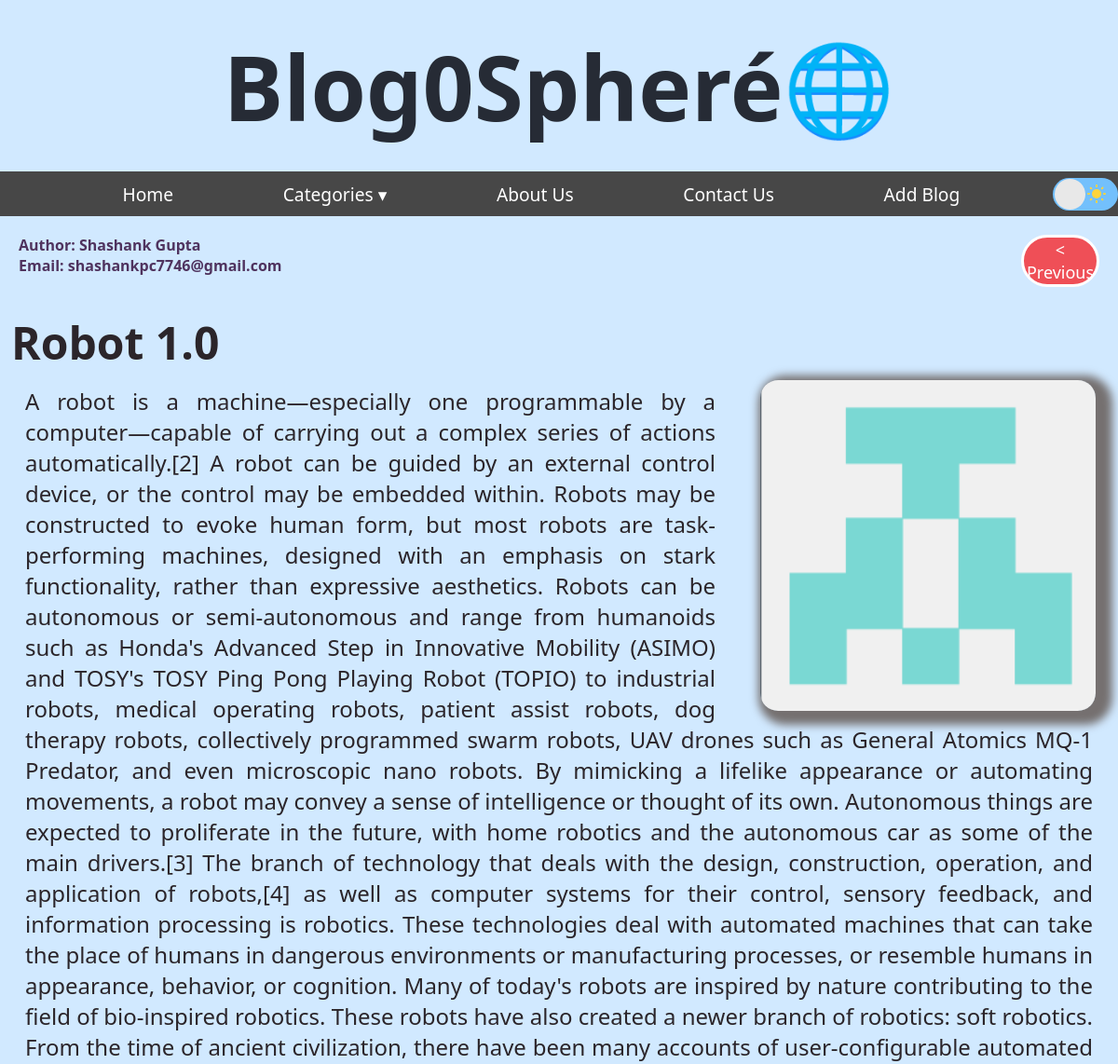
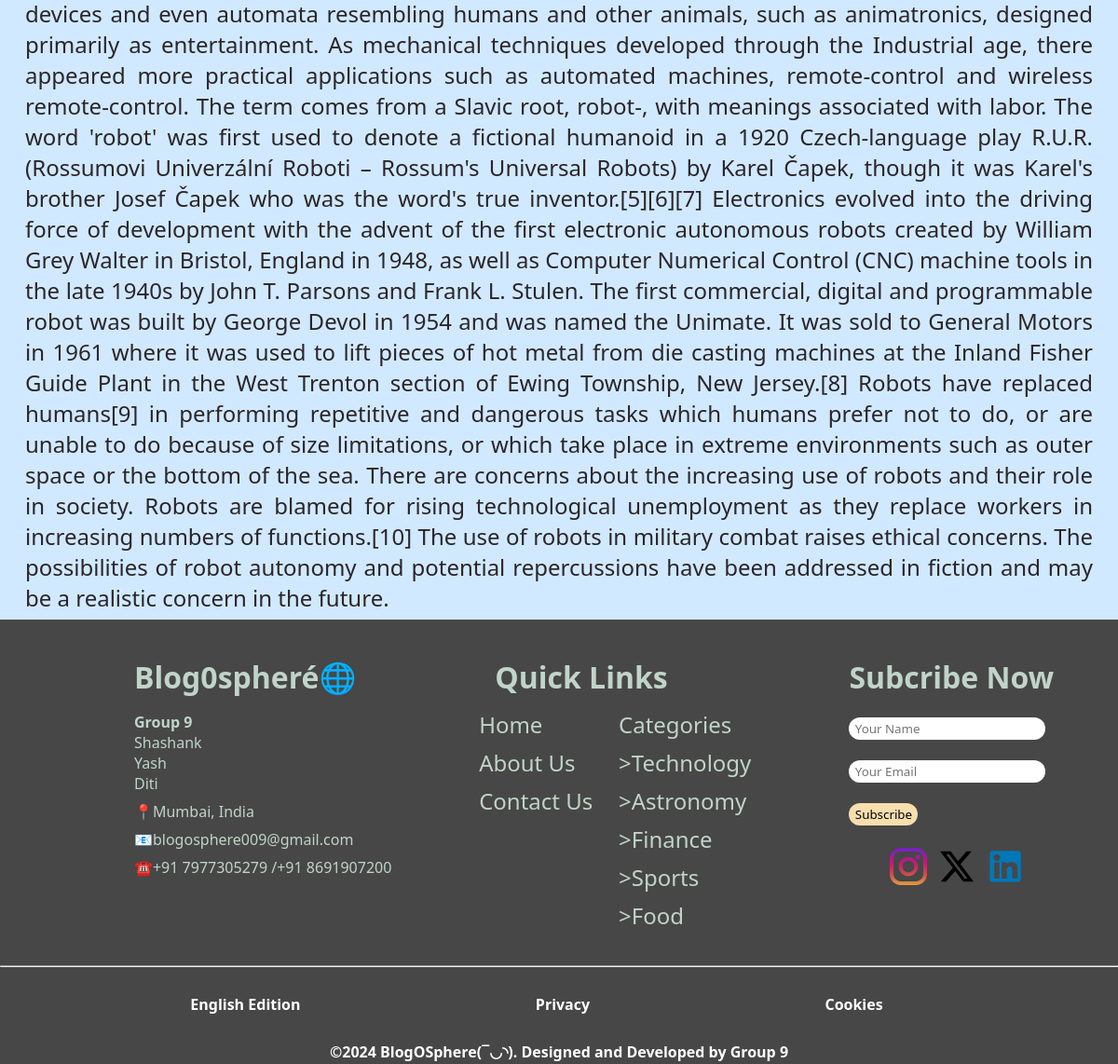
Screenshot of /blogs/shashankpc7746@gmail.com/1 with the database file from the repository (2 pictures, top to bottom).
### run.py (models this page shows)
class Blogosphere_blogs(db.Model):
    __tablename__ = 'blogosphere_blogs'
    id = db.Column(db.Integer, primary_key=True, autoincrement=True)
    name = db.Column(db.String(100),nullable=False)
    email = db.Column(db.String(100),nullable=False)
    title = db.Column(db.String(100), nullable=False)
    content = db.Column(db.String(10000), nullable=False)
    date = db.Column(db.DateTime, nullable=False, default=datetime.utcnow)

### run.py (the view)
@app.route('/blogs/<email>/<int:blog_id>', methods=['GET'])
def full_blog(email, blog_id):
    blog = Blogosphere_blogs.query.filter_by(email=email, id=blog_id).first()
    if blog:
        return render_template('full_blog.html', blog=blog)
    else:
        flash('Blog not found!', 'error')
        return redirect('/home')

### run.py (called while the page is built)
@app.context_processor
def global_flash_message():
  messages = get_flashed_messages(with_categories=True)
  return dict(messages=messages)

### templates/full_blog.html
{% extends 'layout.html' %} {% block body %}
<link
  rel="stylesheet"
  href="{{ url_for('static', filename='full_blog.css') }}"
/>
<div class="blog">
  <div class="button_goback">
    <div class="details">
      <h2>
        Author: {{ blog.name }}<br />
        Email: {{ blog.email }}
      </h2>
    </div>
    <a href="{{ url_for('blog') }}" class="button"> < Previous</a>
  </div>
  <img
    class="full_blog_image"
    src="{{ url_for('static', filename='upload_images/image_blogid_' + blog.id|string + '.jpg') }}"
    alt="Blog Image"
  />
  <h2 class="title">{{ blog.title }}</h2>
  <h2 class="full_blog_content">{{ blog.content }}</h2>
</div>
{% endblock %}

### templates/layout.html (shortened to what this page needs)
<!DOCTYPE html>
<html lang="en">
  <head>
    <link rel="stylesheet" href="{{url_for('static',filename='style.css')}}" />
    <link
      rel="stylesheet"
      href="https://cdnjs.cloudflare.com/ajax/libs/font-awesome/6.5.2/css/all.min.css"
    />
    <link
      rel="stylesheet"
      href="https://cdn.jsdelivr.net/npm/swiper@8.4.7/swiper-bundle.min.css"
    />
  </head>
  <body>
    <header>
      <div class="head">
        <h1><span class="head-part1">Blog0</span><span class="head-part2">Spheré</span><span
            class="head-part3">🌐</span></h1>
      </div>
      <div class="nav">
        <div id="nav_content">
          <ul>
            <li><a href="{{ url_for('home') }}">Home</a></li>
            <li>
              <a href="#">Categories ▾</a>
            </li>
            <li><a href="{{ url_for('about_us') }}">About Us</a></li>
            <li><a href="{{ url_for('contact_us') }}">Contact Us</a></li>
            <li><a href="{{ url_for('content') }}">Add Blog</a></li>
          </ul>
        </div>
        <div id="nav_toggle">
          <label class="switch">
            <span class="sun"
              >
            </span>
            <span class="slider"></span>
          </label>
        </div>
      </div>
    </header>
    {% block body %} {% endblock %}
    <footer>
      <div class="mainfooter">
        <div class="foot1">
          <div class="contact">
            <h2>Blog0spheré🌐</h2>
            <p><b>Group 9</b><br />Shashank<br />Yash<br />Diti</p>
            <p>📍Mumbai, India</p>
            <p>
              <a href="mailto:blogosphere009@gmail.com">
                📧blogosphere009@gmail.com
                </a>
            </p>
            <p>☎️+91 7977305279 /+91 8691907200</p>
          </div>
          <div class="quick-links">
            <div class="QL">
              <h2>Quick Links</h2>
            </div>
            <div class="elements">
              <div id="ele1">
                <li><a href="{{ url_for('home') }}">Home</a></li>
                <li><a href="{{ url_for('about_us') }}">About Us</a></li>
                <li><a href="{{ url_for('contact_us') }}">Contact Us</a></li>
              </div>
              <div id="ele2">
                <li>
                     Categories
                    <li><a href="{{url_for('technology')}}">>Technology</a></li>
                    <li><a href="{{url_for('astronomy')}}">>Astronomy</a></li>
                    <li><a href="{{url_for('finance')}}">>Finance</a></li>
                    <li><a href="{{url_for('sports')}}">>Sports</a></li>
                    <li><a href="{{url_for('foods')}}">>Food</a></li>
                </li>
              </div>
            </div>
          </div>
          <div class="newsletter">
            <form action="/subscribe" method="POST" id="form_nw">
              <h2 id="radius_nw">Subcribe Now</h2>
              <br />
              <input
                id="radius_nw"
                type="text"
                placeholder="Your Name"
                name = "name"
                required/>
                <br /><br />
              <input
                id="radius_nw"
                type="email"
                placeholder="Your Email"
                name = "email"
                required /><br /><br />
              <button id="radius_nw">Subscribe</button>
            </form>
            <div class="Social">
              <a href="https://www.instagram.com/levaze_digital?utm_source=ig_web_button_share_sheet&igsh=ZDNlZDc0MzIxNw==" target="_blank">
              </a>
              <a href="#" >
                <svg
                  xmlns="http://www.w3.org/2000/svg"
                  viewBox="0 0 512 512"
                  height="40px"
                  width="40px"
                  id="twitter"
                >
                  <path
                    d="M389.2 48h70.6L305.6 224.2 487 464H345L233.7 318.6 106.5 464H35.8L200.7 275.5 26.8 48H172.4L272.9 180.9 389.2 48zM364.4 421.8h39.1L151.1 88h-42L364.4 421.8z"
                  />
                </svg>
              </a>
              <a href="https://www.linkedin.com/company/levaze-digital/" target="_blank">
              </a>
            </div>
          </div>
        </div>
        <hr />
        <div class="policies">
          <div class="part1">
            <h1>English Edition</h1>
            <h1>Privacy</h1>
            <h1>Cookies</h1>
          </div>
          <div class="part2">
            <h1>©2024 BlogOSphere(‾◡◝). Designed and Developed by Group 9</h1>
          </div>
        </div>
      </div>
    </footer>
  </body>
</html>

### static/full_blog.css (style rules this page uses)
* { font-family: system-ui; }
.details { color: #f4f4f9; font-family: system-ui; font-size: 1vh; font-weight: 500; }
h2 { color: var(--h1-color); text-justify: inter-word; text-align: justify; }
.title { padding: 7px 12px; font-size: 4vw; }
.full_blog_content { padding: 2px 22px; margin: 5px; font-size: 2vw; border-radius: 5px; font-weight: 500; }
.details h2 { font-weight: 700; font-size: 1rem; color: var(--para-color); }
.full_blog_image { background-color: rgba(0, 0, 0, 0.568); float: right; width: 30%; height: 30%; max-width: 100%; border-radius: 1.2rem; margin-top: 10vh; margin-right: 2vw; margin-left: 4vw; box-shadow: 8px 5px 10px 10px rgb(117, 112, 112); }
.button { text-align: center; background-color: #ff0000a8; color: white; text-decoration: none; border-radius: 50px; transition: background-color 0.3s; height: 7vh; width: 7vw; position: relative; display: flex; justify-content: center; align-items: center; font-size: large; }
.button_goback { display: flex; justify-content: space-between; padding: 20px; }

### rows the page displays
Blogosphere_blogs: name "Shashank Gupta", email "shashankpc7746@gmail.com", title "Robot 1.0", content "A robot is a machine—especially one programmable by a computer—capable of carrying out a complex series of actions automatically.[2] A robot can be guided by an external control device, or the control may be embedded within. Robots may be constructed to evoke human form, but most robots are task-performing machines, designed with an emphasis on stark functionality, rather than expressive aesthetics. Robots can be autonomous or semi-autonomous and range from humanoids such as Honda's Advanced Step in Innovative Mobility (ASIMO) and TOSY's TOSY Ping Pong Playing Robot (TOPIO) to industrial robots, medical operating robots, patient assist robots, dog therapy robots, collectively programmed…"
